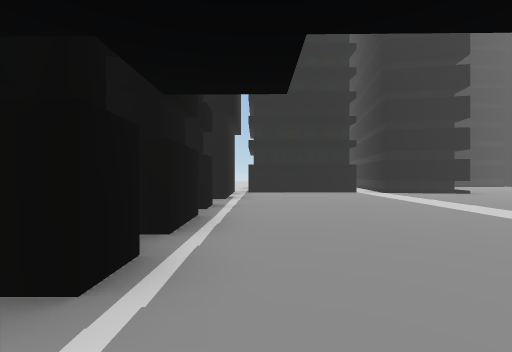
View 1 (above)

17 first-person views from a walk through a Unity game level. The camera is 1.3 m above the floor, looks level and sees 90° across. The floor is counted in squares, 2.54 m on a side. Each view is taken from the middle of a square. On the plan, view 1 faces up. The plan holds only what a view shows up to about 9 squares ahead; the rest is blank. The place goes on beyond the plan. The player is left out. Some animated figures are left out. Some surface patterns are stand-ins.

View 2
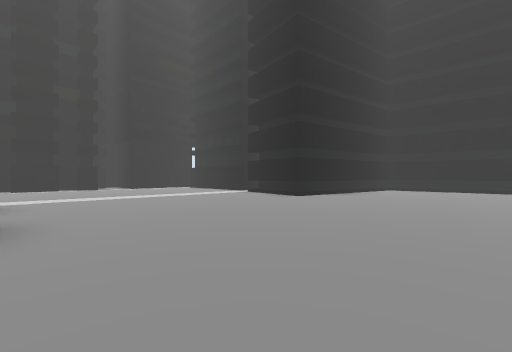

View 3
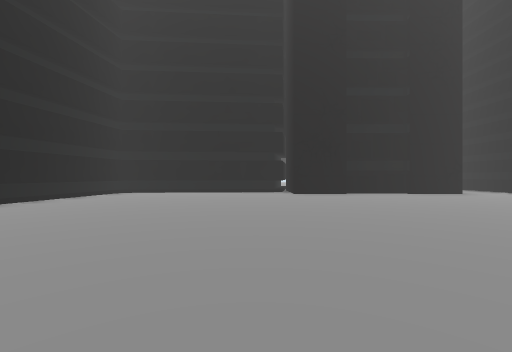

View 4
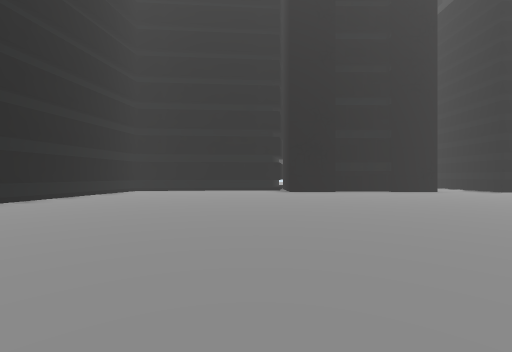

View 5
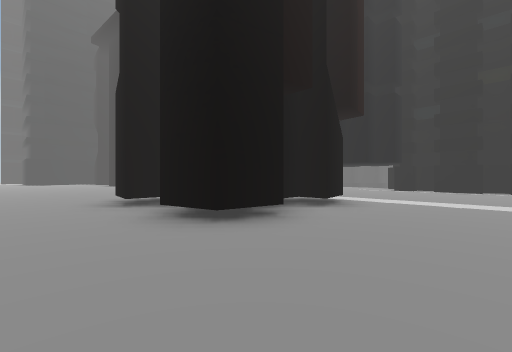

View 6
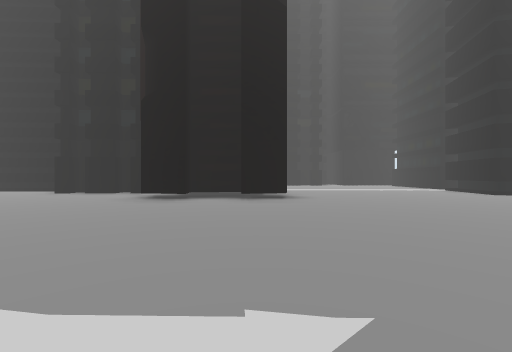

View 7
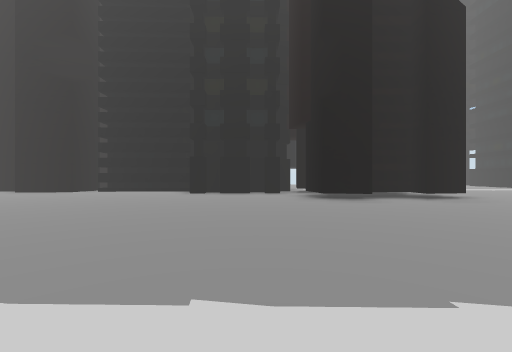

View 8
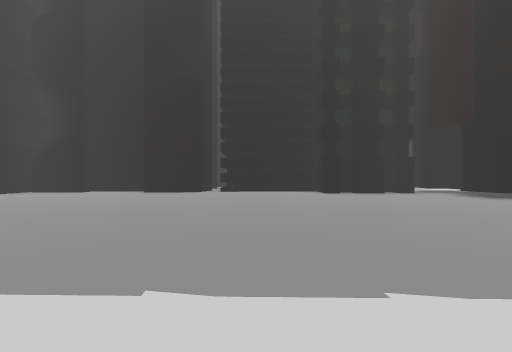

View 9
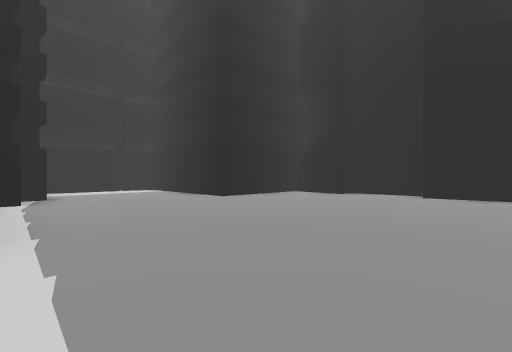

View 10
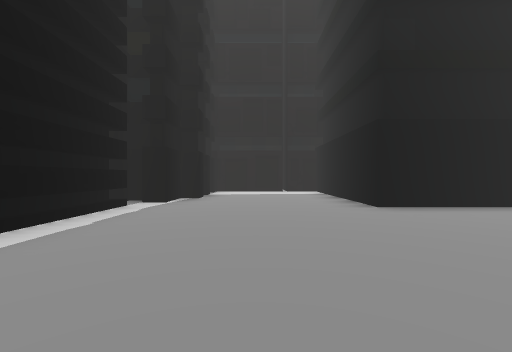

View 11
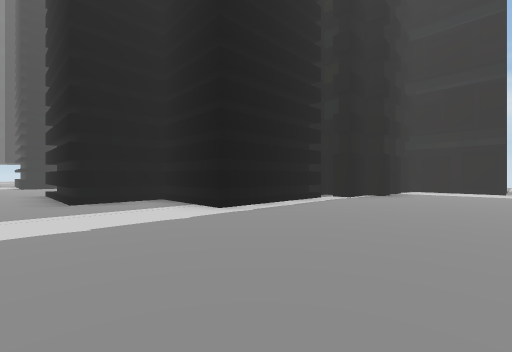

View 12
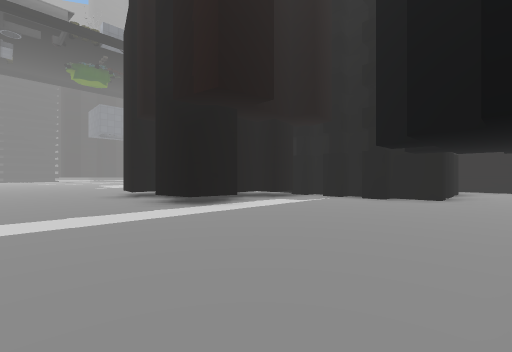

View 13
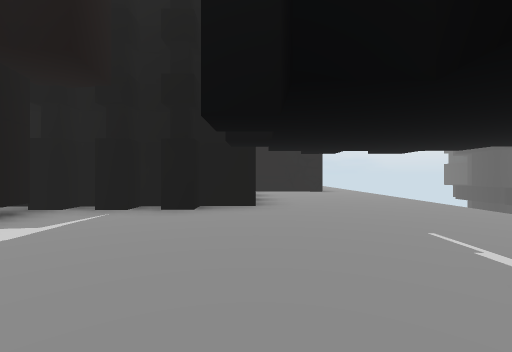

View 14
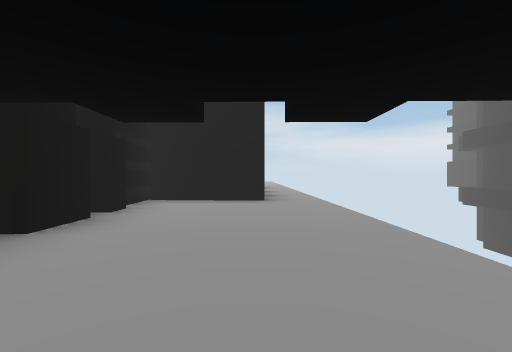

View 15
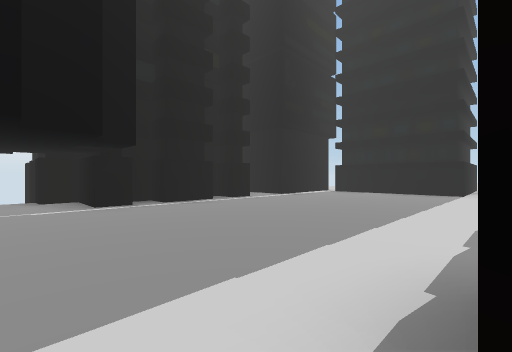

View 16
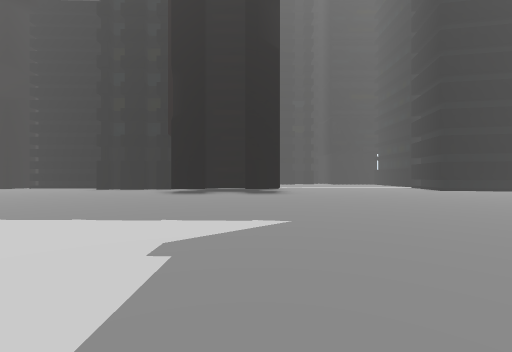

View 17
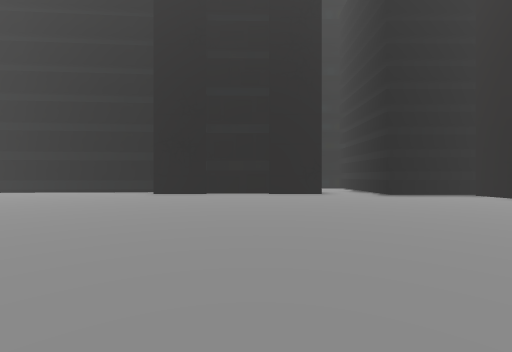

### Floor plan
Key: @ floor where view 1 was taken; # wall or solid block; . floor.
Columns run from 3 left of view 1 to 20 right of it. Each row starts with its distance up from view 1.
 12          ############.#
 11       #  #............##
 10       #  #..............
  9       ####..............
  8   ########.............
  7   #...................
  6  ##..................
  5   ..................
  4   #.............  .
  3  ##..............
  2  #................
  1 ###....####........
  0  ..@....###.......
 -1  ......####......
 -2  ....###........
 -3  ...## ##........
 -4  ...#   #.......
 -5  ...## ##......
 -6  ....###........
 -7  .######.........
 -8        #........
 -9        ##...............
-10        ##.........###...
-11        #..........#
-12        #........###
-13        ##.......#
-14         #.......#
-15         ####...##
-16            #...#
-17            #...#
-18            #...#
-19            #####

Positions as (right, up) in squares from view 1, and headings:
1: (0, 0), facing up
2: (10, 2), facing up-left
3: (11, 4), facing up
4: (11, 3), facing up
5: (9, 4), facing down-left
6: (13, 1), facing left
7: (13, -3), facing left
8: (13, -7), facing left
9: (12, -9), facing down-left
10: (10, -10), facing down
11: (9, -9), facing down-right
12: (0, 4), facing down-right
13: (1, 2), facing down
14: (-1, -1), facing down
15: (4, 0), facing up-left
16: (15, 1), facing left
17: (15, 4), facing up
